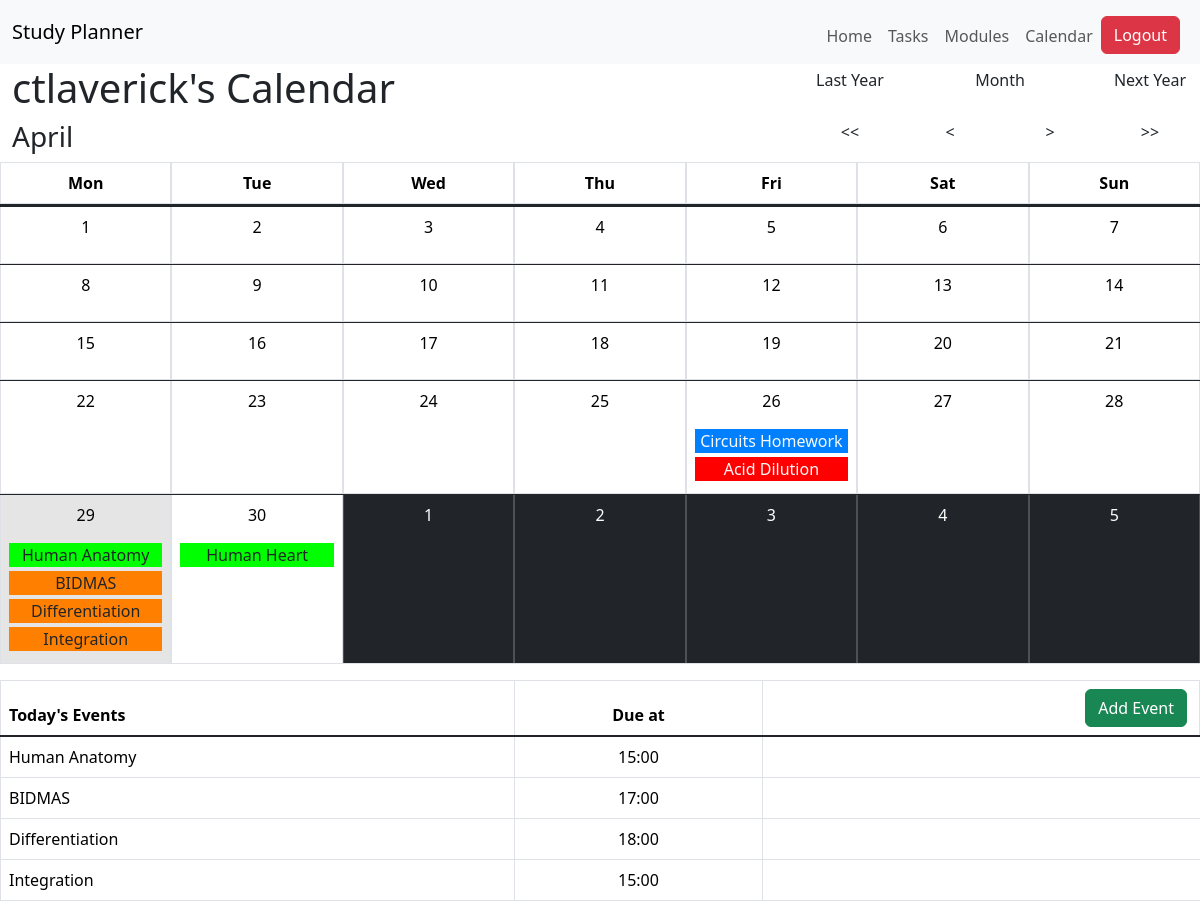
The app's page /events/calendar/ (signed in) with its own data.
### StudyPlanner/models.py (models this page shows)
class User(db.Model, UserMixin):
    id = db.Column(db.Integer, primary_key=True)
    email = db.Column(db.String(100), nullable=False, unique=True)
    username = db.Column(db.String(20), nullable=False, unique=True) #nullable means cannot be empty
    password = db.Column(db.String(80), nullable=False)
    creation_date = db.Column(db.DateTime, default= datetime.datetime.now(datetime.UTC))
    modules = db.relationship('Module', backref='module_owner') # Creates a relationship between User and Module
    tasks = db.relationship('Task', backref='task_owner', primaryjoin="User.id==Task.user") # Creates a relationship between User and Task
    events = db.relationship('Event', backref='event_owner', primaryjoin="User.id==Event.user") # Creates a relationship between User and Task

class Module(db.Model):
    id = db.Column(db.Integer, primary_key=True)
    user = db.Column(db.Integer, db.ForeignKey('user.id'))
    creation_date = db.Column(db.DateTime, default= datetime.datetime.now(datetime.UTC))
    name = db.Column(db.String(100), nullable=False)
    colour = db.Column(db.String(7), nullable=False)
    tasks = db.relationship('Task', backref='module_tasks', primaryjoin="Module.id==Task.module", cascade="all, delete")
    events = db.relationship('Event', backref='module_events', primaryjoin="Module.id==Event.module", cascade="all, delete")

class Event(db.Model):
    id = db.Column(db.Integer, primary_key=True)
    user = db.Column(db.Integer, db.ForeignKey('user.id'))
    module = db.Column(db.Integer, db.ForeignKey('module.id', ondelete="CASCADE"))
    task = db.Column(db.Integer, db.ForeignKey('task.id', ondelete="CASCADE"))
    name = db.Column(db.String(100), nullable=False)
    description = db.Column(db.String(256), nullable=False)
    creation_date = db.Column(db.DateTime, default= datetime.datetime.now(datetime.UTC))
    due_date = db.Column(db.DateTime, nullable=False)
    tasks = db.relationship('Task', backref='task', primaryjoin="Event.id==Task.event")

### StudyPlanner/core.py (the view)
@bp.route("/events/calendar/")
@login_required
def calendarPage():
    userid = current_user.id
    today = date.today() # Gets today date
    year = today.year # Gets todays year
    month = today.month #gets todays month
    month_name = calendar.month_name[month]
    day_date = today.day # Gets todays day
    todaysEvents = Event.query.filter_by(user=userid).filter(Event.due_date.between(datetime.datetime(today.year, today.month, today.day, 0, 0, 0, 0), datetime.datetime(today.year, today.month, today.day, 23, 59, 59, 999999))).all()
    month_days = generate_calendar(year, month, current_user.id)
    return render_template("core/calendar.html", month=month_days, day_date=day_date, current_month=month, month_name=month_name, todaysEvents=todaysEvents)

### StudyPlanner/__init__.py (called while the page is built)
def create_app():
    app = Flask(__name__)
    app.config['SECRET_KEY'] = 'd71da3aa16a41e7005859041a8063229c1e84514118c8a41b0a03438225499e6'
    app.config['SQLALCHEMY_DATABASE_URI'] = 'sqlite:///db.sqlite'
    db.init_app(app)
    with app.app_context():
        db.create_all()
    from StudyPlanner import auth, core
    app.register_blueprint(auth.bp)
    app.register_blueprint(core.bp)
    login_manager = LoginManager()
    login_manager.login_view = 'auth.login'
    login_manager.init_app(app)
    @login_manager.user_loader
    def load_user(user_id):
        return User.query.get(int(user_id))
    return app

### StudyPlanner/core.py (called while the page is built)
@bp.app_template_filter('date_filter') # filters out the date
def date_filter(date):
    date = str(date)
    return date[10:16]

def brightness_calculator(colour):
    rgb = [int(colour[1:3], 16), int(colour[3:5], 16), int(colour[5:], 16)]
    brightness = (0.299 * rgb[0] + 0.587 * rgb[1] + 0.114 * rgb[2])/255
    return brightness

### StudyPlanner/templates/core/calendar.html (shortened to what this page needs)
{% extends "base.html" %}
{% block content %}
<div class="container-fluid vw-100">
    <div class="row">
        <div class="col-8">
            <h1>{{current_user.username}}'s Calendar</h1>
        </div>
        <div class="col-4 text-center">
            <div class="row mt-1">
                <div class="col-3">
                    <p>Last Year</p>
                </div>
                <div class="col-6 mt-auto">
                    <p>Month</p>
                </div>
                <div class="col-3">
                    <p>Next Year</p>
                </div>
            </div>
        </div>
    </div>
    <div class="row text-center">
        <div class="col-8 ">
            <h3 class="text-start">{{ month_name }}</h3>
        </div>
        <div class="col-4">
            <div class="row">
                <div class="col-3">
                    <p><<</p>
                </div>
                <div class="col-3">
                    <p><</p>
                </div>
                <div class="col-3">
                    <p>></p>
                </div>
                <div class="col-3">
                    <p>>></p>
                </div>
            </div>
        </div>
    </div>
</div>
<div class="text-center table-responsive">
    <table class="vw-100 table table-bordered">
        <thead>
            <tr class="d-flex">
                <th class="col-sm">Mon</th>
                <th class="col-sm">Tue</th>
                <th class="col-sm">Wed</th>
                <th class="col-sm">Thu</th>
                <th class="col-sm">Fri</th>
                <th class="col-sm">Sat</th>
                <th class="col-sm">Sun</th>
            </tr>
        </thead>
        <tbody class="table-group-divider">
            {% for week in month %}
            <tr class="d-flex">
                {% for day in week %}
                    <td class="col-sm {% if day[0] == day_date %} table-active {% endif %} {% if day[1] != current_month %} table-dark {% endif %}">
                        <p>{{ day[0] }}</p>
                        {% for event in day[2] %}
                            <div class="mb-1" style="background-color: {{ event[1] }};">
                                <a href="{{ url_for('core.editEvent', event_id=event[0].id, author=event[0].user) }}" class="{% if event[2] > 0.5 %} text-dark {% else %} text-light {% endif %} mb-1" id="eventLink">{{ event[0].name }}</a>
                            </div>
                        {% endfor %}
                    </td>
                {% endfor %}
            </tr>
            {% endfor %}
        </tbody>
    </table>
</div>
<div>
    <table class="vw-100 table table-bordered fixed-table-body">
        <thead>
            <tr>
                <th>Today's Events</th>
                <th class="text-center">Due at</th>
                <th class="text-end"><a href="{{ url_for('core.addEvent')}}" class="btn btn-success me-1">Add Event</a></th>
            </tr>
        </thead>
        <tbody class="table-group-divider">
            {% for event in todaysEvents %}
            <tr>
                <td>{{ event.name }}</td>
                <td class="text-center">{{ event.due_date | date_filter }}</td>
            </tr>
            {% endfor%}
        </tbody>
    </table>
</div>
{% endblock %}

### StudyPlanner/templates/core/calendar.html (style rules this page uses)
#eventLink { text-decoration: none; }

### records on screen
User: username "ctlaverick"
Module: name "Circuits Homework"
Module: name "Acid Dilution"
Module: name "Human Anatomy", name "Human Heart"
Module: name "BIDMAS", name "Differentiation", name "Integration"
Event: name "Human Anatomy", due_date "15:00"
Event: name "BIDMAS", due_date "17:00"
Event: name "Differentiation", due_date "18:00"
Event: name "Integration", due_date "15:00"

### other values on screen
{{ month_name }} "April"
{{ day[0] }} "1" "2" "3" "4" "5" "6" "7" "8" "9" "10" "11" "12" "13" "14" "15" "16" "17" "18" "19" "20" "21" "22" "23" "24" "25" "26" "27" "28" "29" "30" "1" "2" "3" "4" "5"
